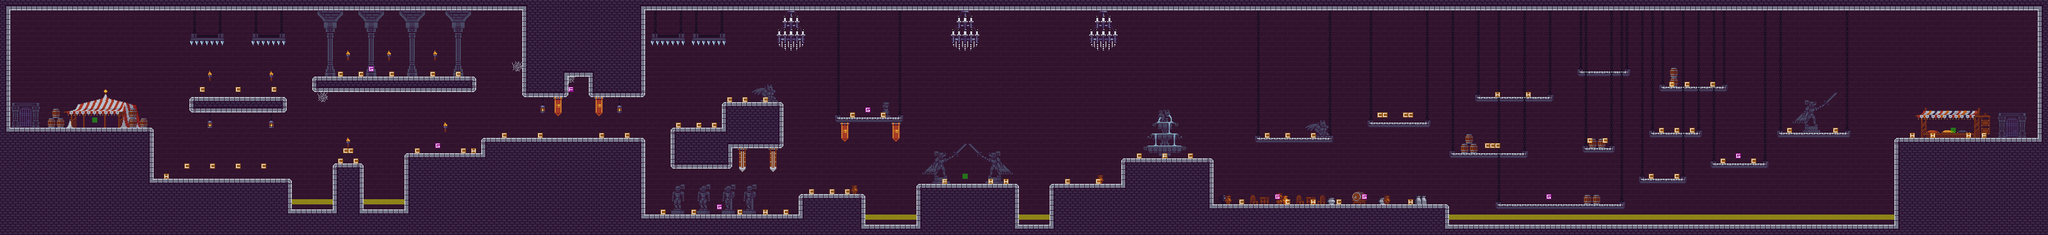

This is a level from a 2D game, rendered from its Tiled map with the project's own tilesets. A one-line summary and the map file follow, with tile-layer data summarised:
An orthogonal 400x46 tile map with 8x8 px tiles, 5 tile layers (Background, Background2, Map, Background3, ...), 1 hidden layer not drawn, 2 tilesets and 42 objects.

<map version="1.10" tiledversion="1.11.0" orientation="orthogonal" renderorder="right-down" width="400" height="46" tilewidth="8" tileheight="8" infinite="0" nextlayerid="9" nextobjectid="167">
 <tileset firstgid="1" name="MapMetadata" tilewidth="8" tileheight="8" tilecount="12" columns="12">
  <grid orientation="orthogonal" width="16" height="16" />
  <image source="MapMetadata.png" width="96" height="8" />
 </tileset>
 <tileset firstgid="13" name="Tileset" tilewidth="8" tileheight="8" tilecount="3680" columns="80">
  <image source="Tileset.png" width="640" height="372" />
  <wangsets>
   <wangset name="Walls" type="corner" tile="-1">
    <wangcolor name="" color="#ff0000" tile="406" probability="1" />
    <wangcolor name="" color="#00ff00" tile="470" probability="1" />
    <wangtile tileid="83" wangid="0,0,0,1,0,1,0,0" />
    <wangtile tileid="87" wangid="0,1,0,0,0,1,0,1" />
    <wangtile tileid="88" wangid="0,1,0,1,0,0,0,1" />
    <wangtile tileid="147" wangid="0,0,0,2,0,2,0,0" />
    <wangtile tileid="151" wangid="0,2,0,0,0,2,0,2" />
    <wangtile tileid="152" wangid="0,2,0,2,0,0,0,2" />
    <wangtile tileid="162" wangid="0,1,0,1,0,0,0,0" />
    <wangtile tileid="163" wangid="0,1,0,1,0,1,0,1" />
    <wangtile tileid="164" wangid="0,0,0,0,0,1,0,1" />
    <wangtile tileid="167" wangid="0,0,0,1,0,1,0,1" />
    <wangtile tileid="168" wangid="0,1,0,1,0,1,0,0" />
    <wangtile tileid="226" wangid="0,2,0,2,0,0,0,0" />
    <wangtile tileid="227" wangid="0,2,0,2,0,2,0,2" />
    <wangtile tileid="228" wangid="0,0,0,0,0,2,0,2" />
    <wangtile tileid="231" wangid="0,0,0,2,0,2,0,2" />
    <wangtile tileid="232" wangid="0,2,0,2,0,2,0,0" />
    <wangtile tileid="243" wangid="0,1,0,0,0,0,0,1" />
    <wangtile tileid="307" wangid="0,2,0,0,0,0,0,2" />
    <wangtile tileid="406" wangid="0,0,0,1,0,0,0,0" />
    <wangtile tileid="407" wangid="0,0,0,0,0,1,0,0" />
    <wangtile tileid="470" wangid="0,0,0,2,0,0,0,0" />
    <wangtile tileid="471" wangid="0,0,0,0,0,2,0,0" />
    <wangtile tileid="486" wangid="0,1,0,0,0,0,0,0" />
    <wangtile tileid="487" wangid="0,0,0,0,0,0,0,1" />
    <wangtile tileid="550" wangid="0,2,0,0,0,0,0,0" />
    <wangtile tileid="551" wangid="0,0,0,0,0,0,0,2" />
   </wangset>
  </wangsets>
 </tileset>
 <layer id="1" name="Background" width="400" height="46">
  <properties>
   <property name="Draw" type="bool" value="true" />
  </properties>
  <data>[18400 cells, 18400 non-empty, 16 distinct tile ids]</data>
 </layer>
 <layer id="6" name="Background2" width="400" height="46">
  <properties>
   <property name="Draw" type="bool" value="true" />
  </properties>
  <data>[18400 cells, 327 non-empty, 327 distinct tile ids]</data>
 </layer>
 <layer id="2" name="Map" width="400" height="46">
  <properties>
   <property name="Draw" type="bool" value="true" />
  </properties>
  <data>[18400 cells, 6423 non-empty, 41 distinct tile ids]</data>
 </layer>
 <layer id="8" name="Background3" width="400" height="46">
  <properties>
   <property name="Draw" type="bool" value="true" />
  </properties>
  <data>[18400 cells, 1757 non-empty, 637 distinct tile ids]</data>
 </layer>
 <layer id="7" name="Events" width="400" height="46">
  <data>[18400 cells, 214 non-empty, 7 distinct tile ids]</data>
 </layer>
 <objectgroup id="4" name="Objects">
  <object id="98" x="0" y="0" width="16" height="368" />
  <object id="99" x="16" y="352" width="1584" height="16" />
  <object id="101" x="16" y="0" width="1568" height="16" />
  <object id="102" x="16" y="200" width="224" height="152" />
  <object id="106" x="296" y="152" width="152" height="24" />
  <object id="118" x="488" y="120" width="256" height="24" />
  <object id="119" x="752" y="216" width="256" height="112" />
  <object id="128" x="752" y="216" width="256" height="112" />
  <object id="120" x="240" y="328" width="768" height="24" />
  <object id="121" x="816" y="120" width="72" height="32" />
  <object id="122" x="920" y="120" width="80" height="32" />
  <object id="123" x="816" y="16" width="192" height="104" />
  <object id="125" x="240" y="280" width="216" height="48" />
  <object id="126" x="520" y="256" width="48" height="72" />
  <object id="127" x="632" y="240" width="120" height="88" />
  <object id="131" x="1304" y="184" width="104" height="8" />
  <object id="132" x="1248" y="304" width="104" height="48" />
  <object id="133" x="1008" y="336" width="240" height="16" />
  <object id="137" x="1048" y="232" width="96" height="32" />
  <object id="138" x="1048" y="200" width="176" height="32" />
  <object id="139" x="1128" y="160" width="96" height="40" />
  <object id="140" x="1960" y="216" width="120" height="8" />
  <object id="142" x="2136" y="192" width="96" height="8" />
  <object id="144" x="2304" y="152" width="120" height="8" />
  <object id="145" x="2264" y="240" width="120" height="8" />
  <object id="146" x="2336" y="320" width="200" height="8" />
  <object id="147" x="2472" y="232" width="48" height="8" />
  <object id="148" x="2560" y="280" width="72" height="8" />
  <object id="149" x="2576" y="208" width="80" height="8" />
  <object id="150" x="2592" y="136" width="104" height="8" />
  <object id="151" x="2464" y="112" width="80" height="8" />
  <object id="152" x="2672" y="256" width="88" height="8" />
  <object id="154" x="1432" y="288" width="160" height="64" />
  <object id="155" x="1600" y="352" width="1600" height="16" />
  <object id="157" x="3184" y="0" width="16" height="352" />
  <object id="158" x="1584" y="0" width="1600" height="16" />
  <object id="161" x="1640" y="288" width="112" height="64" />
  <object id="162" x="1752" y="248" width="144" height="104" />
  <object id="163" x="1896" y="320" width="368" height="32" />
  <object id="164" x="2960" y="216" width="224" height="136" />
  <object id="165" x="2776" y="208" width="112" height="8" />
  <object id="166" x="3136" y="184" width="16" height="32">
   <properties>
    <property name="TYPE" value="NEXTLVL" />
   </properties>
  </object>
 </objectgroup>
 <layer id="5" name="Navigation" width="400" height="46" visible="0">
  <properties>
   <property name="Navigation" type="bool" value="true" />
  </properties>
  <data>[18400 cells, 1575 non-empty, 1 distinct tile ids]</data>
 </layer>
</map>
